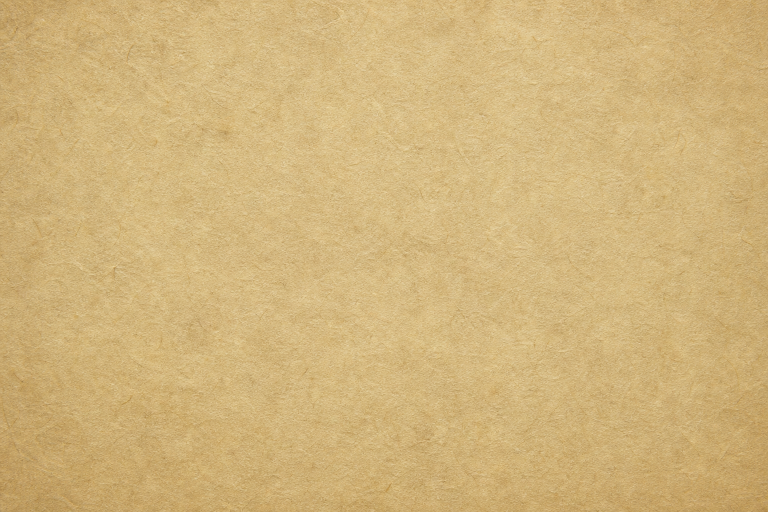
#> input picture assets/attendance_washi.png, 1536 x 1024 px (shown at 1/2 size)
$ python normalize_rinne_asset.py --input ../assets/attendance_washi.png --output out.png
#> lines starting #> are read from the running program, lines starting #| are printed output that depends on the picture
#!/usr/bin/env python3
"""Crop an RGBA sprite to its alpha bounds and restore uniform transparent padding."""

from __future__ import annotations

import argparse
from pathlib import Path

from PIL import Image


def main() -> None:
    parser = argparse.ArgumentParser()
    parser.add_argument("--input", required=True, type=Path)
    parser.add_argument("--output", required=True, type=Path)
    parser.add_argument("--padding", type=int, default=64)
    parser.add_argument("--max-edge", type=int, default=1024)
    args = parser.parse_args()

    image = Image.open(args.input).convert("RGBA")
    alpha_mask = image.getchannel("A").point(lambda value: 255 if value > 8 else 0)
#> alpha_mask: PIL image 1536x1024 L; every value is 255
    bbox = alpha_mask.getbbox()
#> bbox = (0, 0, 1536, 1024)
    if bbox is None:
        raise SystemExit("asset has no visible pixels")

    subject = image.crop(bbox)
    canvas = Image.new(
        "RGBA",
        (subject.width + args.padding * 2, subject.height + args.padding * 2),
        (0, 0, 0, 0),
    )
#> canvas: PIL image 1664x1152 RGBA; every value is 0
    canvas.alpha_composite(subject, (args.padding, args.padding))
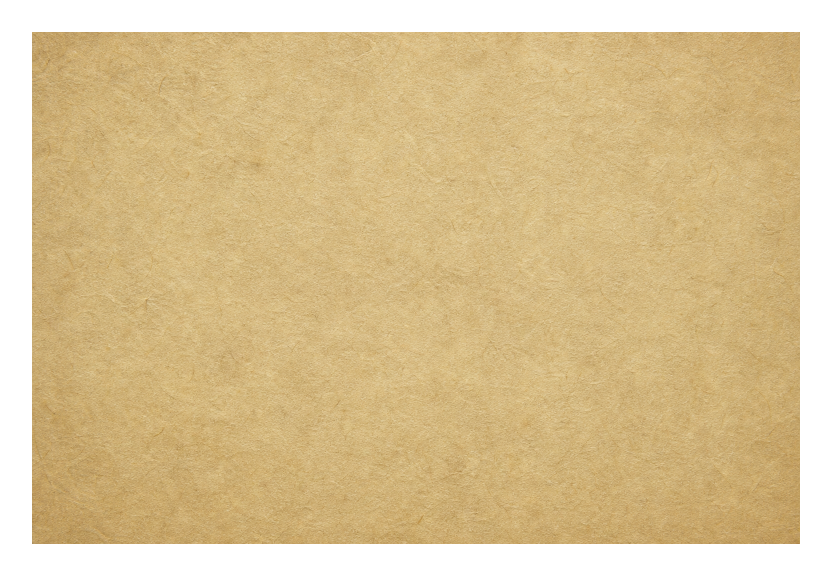
#> canvas: PIL image 1664x1152 RGBA (shown at 1/2 size); mean R, G, B, A 171.4, 148, 101.1, 209.2; transparent parts drawn white

    longest = max(canvas.size)
#> longest = 1664
    if longest > args.max_edge:
        scale = args.max_edge / longest
#> scale = 0.615
        size = (max(1, round(canvas.width * scale)), max(1, round(canvas.height * scale)))
#> size = (1024, 709)
        canvas = canvas.resize(size, Image.Resampling.LANCZOS)
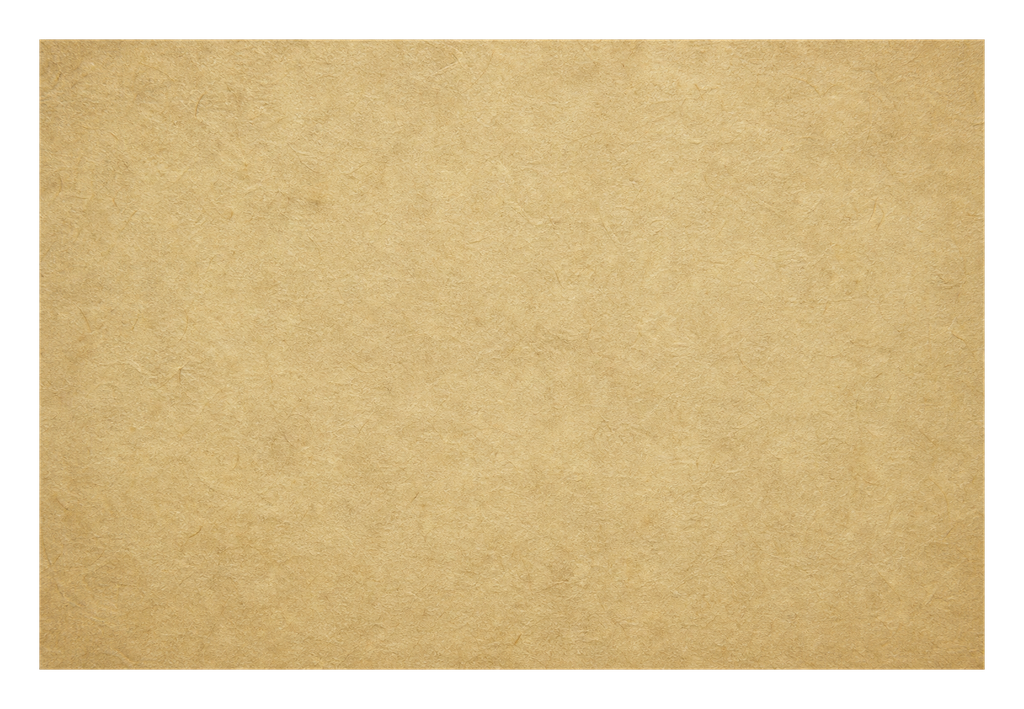
#> canvas: PIL image 1024x709 RGBA; mean R, G, B, A 172.7, 149, 101.8, 209.2; transparent parts drawn white

    args.output.parent.mkdir(parents=True, exist_ok=True)
    temp = args.output.with_name(f".{args.output.name}.normalize.tmp")
    canvas.save(temp, format="PNG", optimize=True)
    temp.replace(args.output)
    print(f"Wrote {args.output} ({canvas.width}x{canvas.height}) from alpha bbox {bbox}")
#| Wrote out.png (1024x709) from alpha bbox (0, 0, 1536, 1024)


if __name__ == "__main__":
    main()
